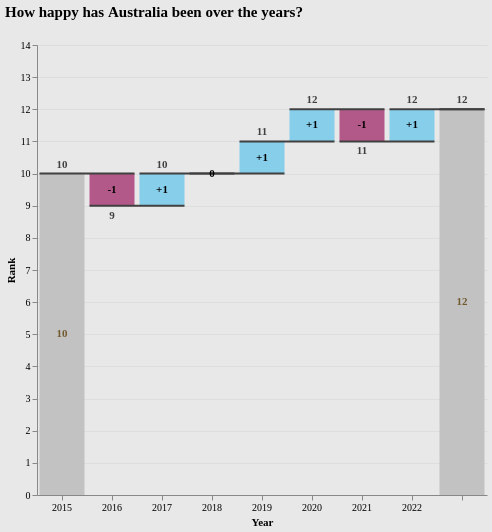

The specification (Vega-Lite) saved for this image:
### Vega-Lite specification from a JSON file in a GitHub repository (floating-point values rounded to 4 significant figures)
{"$schema": "https://vega.github.io/schema/vega-lite/v5.json", "title": "How happy has Australia been over the years?", "background": "#E8E8E8", "width": 450, "height": 450, "data": {"values": [{"label": "2015", "rank": 10}, {"label": "2016", "rank": -1}, {"label": "2017", "rank": 1}, {"label": "2018", "rank": 0}, {"label": "2019", "rank": 1}, {"label": "2020", "rank": 1}, {"label": "2021", "rank": -1}, {"label": "2022", "rank": 1}, {"label": " ", "rank": 0}]}, "transform": [{"window": [{"op": "sum", "field": "rank", "as": "sum"}]}, {"window": [{"op": "lead", "field": "label", "as": "lead"}]}, {"calculate": "datum.lead === null ? datum.label : datum.lead", "as": "lead"}, {"calculate": "datum.label === ' ' ? 0 : datum.sum - datum.rank", "as": "previous_sum"}, {"calculate": "datum.label === ' ' ? datum.sum - datum.previous_sum : datum.rank", "as": "rank"}, {"calculate": "(datum.label !== '2015' && datum.label !== ' ' && datum.rank > 0 ? '+' : '') + datum.rank", "as": "text_rank"}, {"calculate": "(datum.sum + datum.previous_sum) / 2", "as": "center"}, {"calculate": "datum.sum < datum.previous_sum ? datum.sum : ''", "as": "sum_dec"}, {"calculate": "datum.sum > datum.previous_sum ? datum.sum : ''", "as": "sum_inc"}], "encoding": {"x": {"field": "label", "type": "ordinal", "sort": null, "axis": {"labelAngle": 0, "title": "Year", "labelFont": "Gill Sans", "titleFont": "Gill Sans"}}}, "layer": [{"mark": {"type": "bar", "size": 45}, "encoding": {"y": {"field": "previous_sum", "type": "quantitative", "title": "Rank", "scale": {"domain": [0, 14]}, "axis": {"labelFont": "Gill Sans", "titleFont": "Gill Sans"}}, "y2": {"field": "sum"}, "color": {"condition": [{"test": "datum.label === '2015' || datum.label === ' '", "value": "#C2C2C2"}, {"test": "datum.sum < datum.previous_sum", "value": "#B3598A"}], "value": "skyblue"}}}, {"mark": {"type": "rule", "color": "#404040", "opacity": 1, "strokeWidth": 2, "xOffset": -22.5, "x2Offset": 22.5}, "encoding": {"x2": {"field": "lead"}, "y": {"field": "sum", "type": "quantitative"}}}, {"mark": {"type": "text", "dy": -4, "baseline": "bottom"}, "encoding": {"y": {"field": "sum_inc", "type": "quantitative"}, "text": {"field": "sum_inc", "type": "nominal"}}}, {"mark": {"type": "text", "dy": 4, "baseline": "top"}, "encoding": {"y": {"field": "sum_dec", "type": "quantitative"}, "text": {"field": "sum_dec", "type": "nominal"}}}, {"mark": {"type": "text", "fontWeight": "bold", "baseline": "middle"}, "encoding": {"y": {"field": "center", "type": "quantitative"}, "text": {"field": "text_rank", "type": "nominal"}, "color": {"condition": [{"test": "datum.label === '2015' || datum.label === ' '", "value": "#725a30"}], "value": "black"}}}], "config": {"view": {"stroke": "transparent"}, "text": {"fontWeight": "bold", "color": "#404040", "font": "Gill Sans"}, "title": {"anchor": "start", "fontSize": 15, "font": "Gill Sans", "offset": 20}}}
